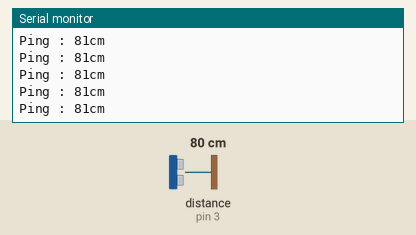
Bench run of a sketch on a simulated Arduino Uno, built with avr-gcc and run on an emulated ATmega328P. Shown: the last lines printed to the serial monitor. The test bench sets the inputs (shaded band); at power-on: distance to the obstacle (sensor on pin 3) 80 cm. The echo pulse lasts 58.3 µs per cm.

Above: at 1.2 s.
1.3 s: distance to the obstacle (sensor on pin 3) set to 35 cm
At 1.34 s:
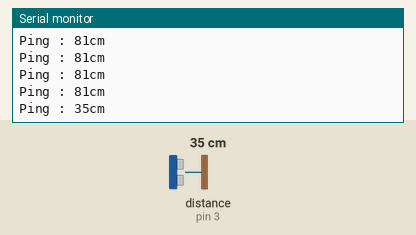
4.3 s: distance to the obstacle (sensor on pin 3) set to 2 cm
At 4.3 s:
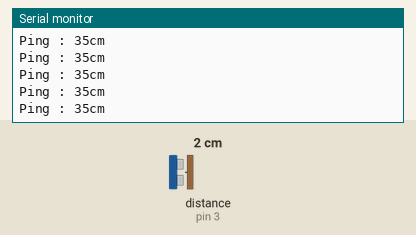
Timing chart, 0 to 7.3 s (numbered marks = the images above; inputs shaded):
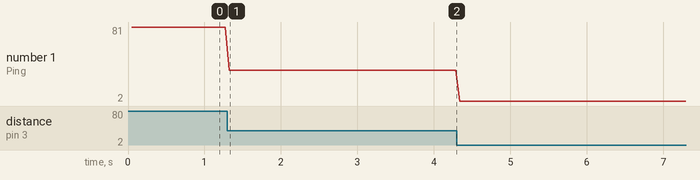

The sketch:

newping.ino
```cpp
#include <NewPing.h>

//sonar(TrigPin, EchoPin, MaxDistance);
NewPing sonar(2, 3, 200);

void setup() {
  Serial.begin(9600);
}

void loop() {
  delay(50);
  Serial.print("Ping : ");
  Serial.print(sonar.ping_cm());
  Serial.println("cm");
}
```

Measured:
- after the input at 1.3 s, the serial monitor: prints a new line at once (image 1)
- plotted number 1: 81 → 35 after the input at 1.3 s, 35 → 2 after the input at 4.3 s
